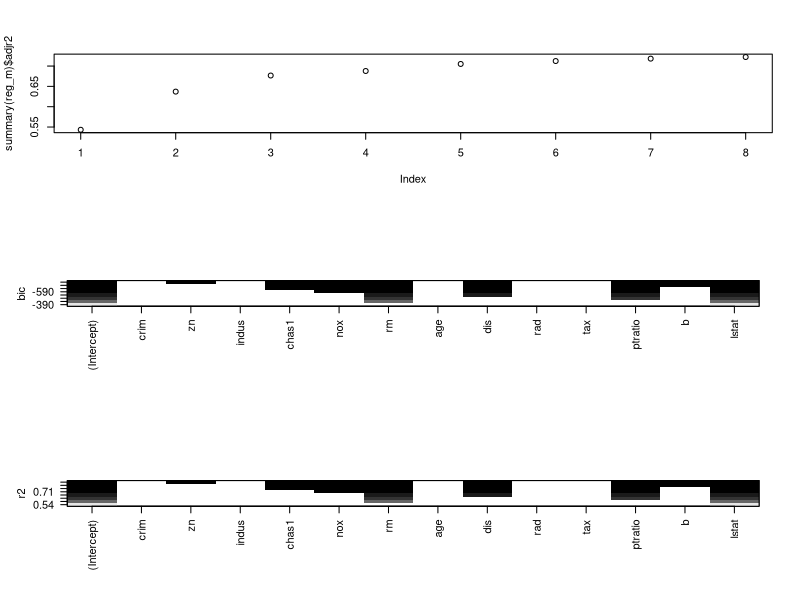

The R script that drew this image:
#step6. 변수선택하
getwd()
setwd("E:/github/dataAnal_R_basic")

install.packages("leaps") #regsubsets
library(leaps)

install.packages("mlbench") #BostonHousing
library(mlbench)

data(BostonHousing)
head(BostonHousing)

#medv 빼고 다 넣어라
reg_m <- regsubsets(medv ~., data= BostonHousing)
summary(reg_m)

names(reg_m) #bic, adjr2 이 어디있음???
summary(reg_m)$bic
summary(reg_m)$adjr2
  
# par(mfrow= c(1,1)) #plot 초기화
par(mfrow= c(3,1)) #plot 판대기
plot(summary(reg_m)$adjr2)
plot(reg_m)
plot(reg_m, scale="r2")
